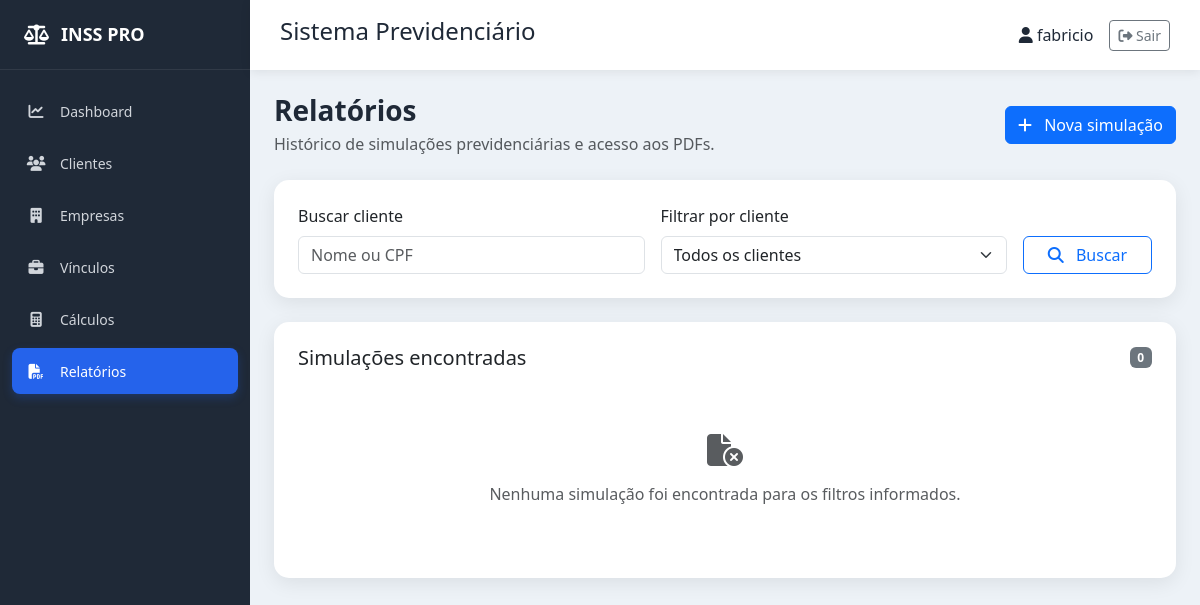
The page /relatorios/ (signed in) on the database as committed earlier.
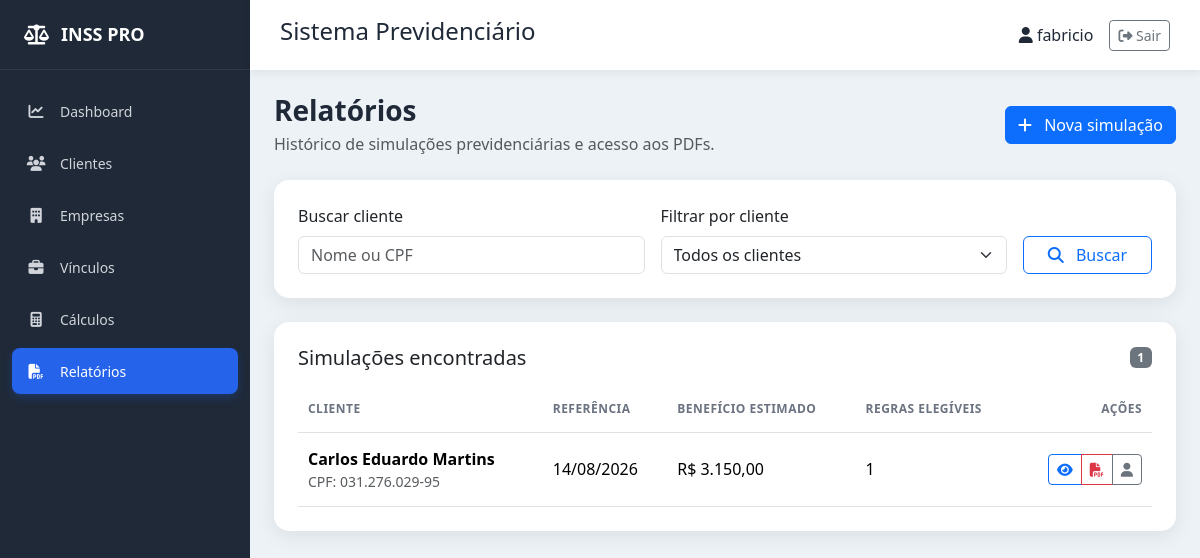
The same page on the database as committed later.
### calculos/models.py (models this page shows, shortened)
class Simulacao(models.Model):
    CATEGORIAS = [
        (
            "EMPREGADO",
            "Empregado, doméstico ou avulso",
        ),
        (
            "INDIVIDUAL",
            "Contribuinte individual (20%)",
        ),
        (
            "SIMPLIFICADO",
            "Facultativo / plano simplificado (11%)",
        ),
        (
            "MEI",
            "MEI / facultativo baixa renda (5%)",
        ),
    ]
    cliente = models.ForeignKey(
        Cliente,
        on_delete=models.PROTECT,
        related_name="simulacoes",
    )
    data_referencia = models.DateField()
    filiado_antes_reforma = models.BooleanField(
        default=False
    )
    carencia_meses = models.PositiveIntegerField(
        help_text="Quantidade de contribuições válidas para carência."
    )
    contribuicao_meses = models.PositiveIntegerField(
        help_text="Tempo total de contribuição em meses."
    )
    contribuicao_em_2019_meses = models.PositiveIntegerField(
        default=0,
        help_text="Tempo de contribuição apurado em 13/11/2019."
    )
    salario_medio_atualizado = models.DecimalField(
        max_digits=12,
        decimal_places=2,
        blank=True,
        null=True,
        help_text="Média já atualizada monetariamente pelo CNIS."
    )
    categoria = models.CharField(
        max_length=15,
        choices=CATEGORIAS,
        default="EMPREGADO",
    )
    salario_contribuicao = models.DecimalField(
        max_digits=12,
        decimal_places=2,
        blank=True,
        null=True,
    )
    grau_exposicao = models.PositiveSmallIntegerField(
        choices=[
            (15, "15 anos"),
            (20, "20 anos"),
            (25, "25 anos"),
        ],
        blank=True,
        null=True,
    )
    exposicao_especial_meses = models.PositiveIntegerField(
        default=0,
        help_text="Tempo de efetiva exposição, em meses."
    )
    ppp_comprovado = models.BooleanField(
        default=False,
        help_text="PPP/LTCAT válido para os períodos especiais."
    )
    atividade_rural_meses = models.PositiveIntegerField(
        default=0,
        help_text="Meses de atividade rural comprovável."
    )
    tempo_hibrido_meses = models.PositiveIntegerField(
        default=0,
        help_text="Total de meses urbanos e rurais para a modalidade híbrida."
    )
    comprovacao_rural = models.BooleanField(
        default=False,
        help_text="Documentos/autodeclaração rural disponíveis."
    )
    magisterio_meses = models.PositiveIntegerField(
        default=0,
        help_text="Tempo exclusivo de magistério na educação básica, em meses."
    )
    magisterio_em_2019_meses = models.PositiveIntegerField(
        default=0
    )
    comprovacao_magisterio = models.BooleanField(
        default=False
    )
    grau_deficiencia = models.CharField(
        max_length=10,
        choices=[
            ("LEVE", "Leve"),
            ("MODERADA", "Moderada"),
            ("GRAVE", "Grave"),
        ],
        blank=True,
    )
    deficiencia_meses = models.PositiveIntegerField(
        default=0,
        help_text="Tempo de contribuição na condição de pessoa com deficiência."
    )
    deficiencia_reconhecida = models.BooleanField(
        default=False,
        help_text="Grau reconhecido em avaliação médico-social do INSS."
    )
    resultado = models.JSONField(
        default=dict,
        editable=False,
    )
    criado_em = models.DateTimeField(
        auto_now_add=True
    )
    class Meta:
        ordering = ["-criado_em"]
        verbose_name = "Simulação"
        verbose_name_plural = "Simulações"

### clientes/models.py (models this page shows)
class Cliente(models.Model):
    SEXO = [
        ("M", "Masculino"),
        ("F", "Feminino"),
    ]
    ESTADO_CIVIL = [
        ("Solteiro", "Solteiro"),
        ("Casado", "Casado"),
        ("Divorciado", "Divorciado"),
        ("Viúvo", "Viúvo"),
        ("União Estável", "União Estável"),
    ]
    nome = models.CharField(
        max_length=200
    )
    cpf = models.CharField(
        max_length=14,
        unique=True
    )
    rg = models.CharField(
        max_length=20,
        blank=True
    )
    nascimento = models.DateField()
    sexo = models.CharField(
        max_length=1,
        choices=SEXO
    )
    estado_civil = models.CharField(
        max_length=20,
        choices=ESTADO_CIVIL,
        blank=True
    )
    telefone = models.CharField(
        max_length=20,
        blank=True
    )
    celular = models.CharField(
        max_length=20,
        blank=True
    )
    email = models.EmailField(
        blank=True
    )
    cep = models.CharField(
        max_length=10,
        blank=True
    )
    endereco = models.CharField(
        max_length=200,
        blank=True
    )
    numero = models.CharField(
        max_length=10,
        blank=True
    )
    complemento = models.CharField(
        max_length=100,
        blank=True
    )
    bairro = models.CharField(
        max_length=100,
        blank=True
    )
    cidade = models.CharField(
        max_length=100,
        blank=True
    )
    estado = models.CharField(
        max_length=2,
        blank=True
    )
    pis = models.CharField(
        max_length=20,
        blank=True
    )
    beneficio = models.CharField(
        max_length=30,
        blank=True
    )
    observacoes = models.TextField(
        blank=True
    )
    criado_em = models.DateTimeField(
        auto_now_add=True
    )
    atualizado_em = models.DateTimeField(
        auto_now=True
    )
    class Meta:
        ordering = ["nome"]
        verbose_name = "Cliente"
        verbose_name_plural = "Clientes"
    def __str__(self):
        return self.nome

### relatorios/views.py (the view, shortened to what this page needs)
# urls.py: path("relatorios/", views.lista, name="lista"),
def lista(request):
    form = RelatorioClienteForm(request.GET or None)
    simulacoes = (
        Simulacao.objects
        .select_related("cliente")
        .order_by("-criado_em")
    )
    return render(
        request,
        "relatorios/lista.html",
        {
            "form": form,
            "simulacoes": simulacoes,
            "quantidade_simulacoes": simulacoes.count(),
        },
    )

### relatorios/forms.py
class RelatorioClienteForm(forms.Form):
    busca = forms.CharField(
        required=False,
        label="Buscar cliente",
        widget=forms.TextInput(
            attrs={
                "class": "form-control",
                "placeholder": "Nome ou CPF",
            }
        ),
    )
    cliente = forms.ModelChoiceField(
        queryset=Cliente.objects.all().order_by("nome"),
        required=False,
        label="Cliente",
        empty_label="Todos os clientes",
        widget=forms.Select(attrs={"class": "form-select"}),
    )

### calculos/templatetags/moeda.py (called while the page is built)
@register.filter
def moeda_br(valor):
    if valor in (None, ""):
        return ""
    try:
        numero = Decimal(str(valor))
        if not numero.is_finite():
            return ""
    except (InvalidOperation, TypeError, ValueError):
        return str(valor)
    texto = f"{numero:,.2f}"
    return texto.replace(",", "X").replace(".", ",").replace("X", ".")

### templates/relatorios/lista.html (shortened to what the changed rows need)
{% extends "base.html" %}
{% load moeda %}
{% block content %}
<div class="page-header d-flex flex-wrap justify-content-between align-items-center gap-3 mb-4">
    <div>
        <h1 class="h3 mb-1">Relatórios</h1>
    </div>
</div>
<div class="card content-card">
    <div class="card-body p-4">
        <div class="d-flex justify-content-between align-items-center mb-3">
            <h2 class="h5 mb-0">Simulações encontradas</h2>
            <span class="badge text-bg-secondary">
                {{ quantidade_simulacoes }}
            </span>
        </div>
        {% if simulacoes %}
            <div class="table-responsive">
                <table class="table align-middle mb-0">
                    <thead>
                        <tr>
                            <th>Cliente</th>
                            <th>Referência</th>
                            <th>Benefício estimado</th>
                            <th>Regras elegíveis</th>
                            <th class="text-end">Ações</th>
                        </tr>
                    </thead>
                    <tbody>
                        {% for simulacao in simulacoes %}
                            <tr>
                                <td>
                                    <strong>{{ simulacao.cliente }}</strong>
                                    <div class="small text-muted">
                                        CPF: {{ simulacao.cliente.cpf }}
                                    </div>
                                </td>
                                <td>
                                    {{ simulacao.data_referencia|date:"d/m/Y" }}
                                </td>
                                <td>
                                    {% if simulacao.resultado.estimativa_beneficio %}
                                       R$ {{ simulacao.resultado.estimativa_beneficio|moeda_br }}
                                    {% else %}
                                        <span class="text-muted">Não calculado</span>
                                    {% endif %}
                                </td>
                                <td>
                                    {{ simulacao.resultado.quantidade_regras_elegiveis|default:"0" }}
                                </td>
                                <td class="text-end">
                                    <div class="btn-group">
                                        <a
                                            href="{% url 'calculos:detalhe' simulacao.pk %}"
                                            class="btn btn-sm btn-outline-primary"
                                            title="Ver simulação"
                                        >
                                            <i class="fa-solid fa-eye"></i>
                                        </a>
                                        <a
                                            href="{% url 'calculos:relatorio' simulacao.pk %}"
                                            target="_blank"
                                            rel="noopener"
                                            class="btn btn-sm btn-outline-danger"
                                            title="Abrir PDF"
                                        >
                                            <i class="fa-solid fa-file-pdf"></i>
                                        </a>
                                        <a
                                            href="{% url 'relatorios:previdenciario' simulacao.cliente.pk %}"
                                            class="btn btn-sm btn-outline-secondary"
                                            title="Relatório do cliente"
                                        >
                                            <i class="fa-solid fa-user"></i>
                                        </a>
                                    </div>
                                </td>
                            </tr>
                        {% endfor %}
                    </tbody>
                </table>
            </div>
        {% else %}
            <div class="text-center py-5">
                <i class="fa-solid fa-file-circle-xmark fa-2x text-muted mb-3"></i>
                <p class="text-muted mb-0">
                    Nenhuma simulação foi encontrada para os filtros informados.
                </p>
            </div>
        {% endif %}
    </div>
</div>
{% endblock %}

Rows that differ between the two databases and show on the page:
added Simulacao: cliente "Carlos Eduardo Martins", cliente.cpf "031.276.029-95", data_referencia "14/08/2026", resultado.estimativa_beneficio|moeda_br "3.150,00", resultado.quantidade_regras_elegiveis "1"
Other text that changed with them:
{{ quantidade_simulacoes }}: "0" → "1"
text no longer shown: "Nenhuma simulação foi encontrada para os filtros informados."
text now shown: "CLIENTE REFERÊNCIA BENEFÍCIO ESTIMADO REGRAS ELEGÍVEIS AÇÕES"
